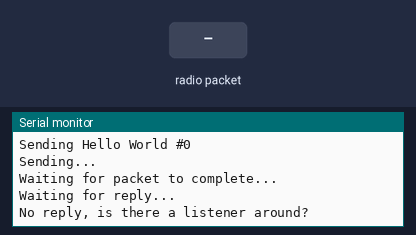
Bench run of a sketch on a simulated Arduino Uno, built with avr-gcc and run on an emulated ATmega328P. On the bench: the last lines printed to the serial monitor. The inputs (shaded band) are chosen by the test bench. No radio packets arrive unless stated.

Above: at 1.3 s.
1.4 s: radio packet "1" arrives
At 3.2 s:
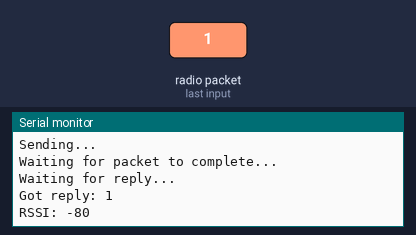
3.9 s: radio packet "0" arrives
At 5.26 s:
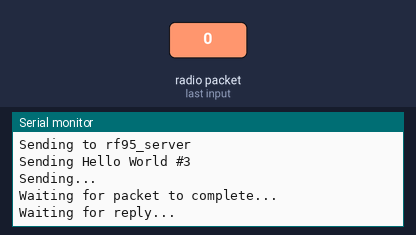
5.4 s: radio packet "2" arrives
At 6.2 s:
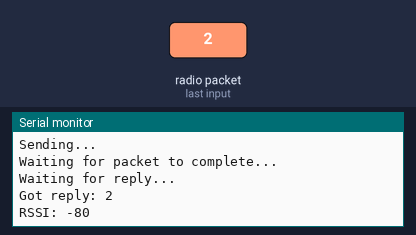
Timing chart, 0 to 8.4 s (numbered marks = the images above; inputs shaded):
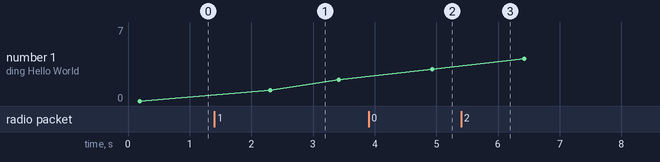

Measured:
- after the input at 1.4 s, the serial monitor: prints a new line after 1.0 s (image 1)
- after the input at 3.9 s, the serial monitor: prints a new line at once (image 2)
- after the input at 5.4 s, the serial monitor: prints a new line at once (image 3)
- plotted number 1: 0 → 2 after the input at 1.4 s, 2 → 3 after the input at 3.9 s, 3 → 7 after the input at 5.4 s

The sketch:

RFM_Tra.ino
```cpp
// LoRa 9x_TX
// -*- mode: C++ -*-
// Example sketch showing how to create a simple messaging client (transmitter)
// with the RH_RF95 class. RH_RF95 class does not provide for addressing or
// reliability, so you should only use RH_RF95 if you do not need the higher
// level messaging abilities.
// It is designed to work with the other example LoRa9x_RX

#include <SPI.h>
#include <RH_RF95.h>

//#define RFM95_CS 10
//#define RFM95_RST 9
//#define RFM95_INT 2

// Change to 434.0 or other frequency, must match RX's freq!
#define RF95_FREQ 915.0

// Singleton instance of the radio driver
RH_RF95 rf95;
//RH_RF95 rf95(RFM95_CS, RFM95_INT);

void setup()
{
//  pinMode(RFM95_RST, OUTPUT);
//  digitalWrite(RFM95_RST, HIGH);

  while (!Serial);
  Serial.begin(9600);
  delay(100);

  Serial.println("Arduino LoRa TX Test!");

  // manual reset
//  digitalWrite(RFM95_RST, LOW);
//  delay(10);
//  digitalWrite(RFM95_RST, HIGH);
//  delay(10);

  while (!rf95.init()) {
    Serial.println("LoRa radio init failed");
    while (1);
  }
  Serial.println("LoRa radio init OK!");

  // Defaults after init are 434.0MHz, modulation GFSK_Rb250Fd250, +13dbM
  if (!rf95.setFrequency(RF95_FREQ)) {
    Serial.println("setFrequency failed");
    while (1);
  }
  Serial.print("Set Freq to: "); Serial.println(RF95_FREQ);

  // Defaults after init are 434.0MHz, 13dBm, Bw = 125 kHz, Cr = 4/5, Sf = 128chips/symbol, CRC on

  // The default transmitter power is 13dBm, using PA_BOOST.
  // If you are using RFM95/96/97/98 modules which uses the PA_BOOST transmitter pin, then
  // you can set transmitter powers from 5 to 23 dBm:
  rf95.setTxPower(23, false);
}

int16_t packetnum = 0;  // packet counter, we increment per xmission

void loop()
{
  Serial.println("Sending to rf95_server");
  // Send a message to rf95_server

  char radiopacket[20] = "Hello World #      ";
  itoa(packetnum++, radiopacket+13, 10);
  Serial.print("Sending "); Serial.println(radiopacket);
  radiopacket[19] = 0;

  Serial.println("Sending..."); delay(10);
  rf95.send((uint8_t *)radiopacket, 20);

  Serial.println("Waiting for packet to complete..."); delay(10);
  rf95.waitPacketSent();
  // Now wait for a reply
  uint8_t buf[RH_RF95_MAX_MESSAGE_LEN];
  uint8_t len = sizeof(buf);

  Serial.println("Waiting for reply..."); delay(10);
  if (rf95.waitAvailableTimeout(1000))
  {
    // Should be a reply message for us now
    if (rf95.recv(buf, &len))
   {
      Serial.print("Got reply: ");
      Serial.println((char*)buf);
      Serial.print("RSSI: ");
      Serial.println(rf95.lastRssi(), DEC);
    }
    else
    {
      Serial.println("Receive failed");
    }
  }
  else
  {
    Serial.println("No reply, is there a listener around?");
  }
  delay(1000);
}
```
